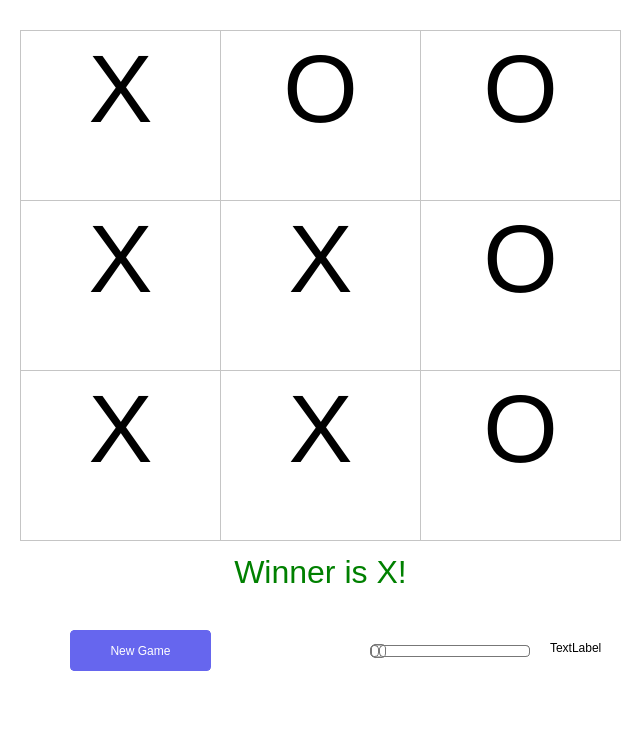
<?xml version="1.0" encoding="UTF-8"?>
<ui version="4.0">
 <class>MainWindow</class>
 <widget class="QMainWindow" name="MainWindow">
  <property name="enabled">
   <bool>true</bool>
  </property>
  <property name="geometry">
   <rect>
    <x>0</x>
    <y>0</y>
    <width>642</width>
    <height>742</height>
   </rect>
  </property>
  <property name="minimumSize">
   <size>
    <width>642</width>
    <height>742</height>
   </size>
  </property>
  <property name="maximumSize">
   <size>
    <width>642</width>
    <height>742</height>
   </size>
  </property>
  <property name="mouseTracking">
   <bool>false</bool>
  </property>
  <property name="windowTitle">
   <string>MainWindow</string>
  </property>
  <property name="autoFillBackground">
   <bool>false</bool>
  </property>
  <property name="styleSheet">
   <string notr="true">background:white;</string>
  </property>
  <widget class="QWidget" name="centralwidget">
   <widget class="QPushButton" name="pushButton">
    <property name="geometry">
     <rect>
      <x>70</x>
      <y>630</y>
      <width>141</width>
      <height>41</height>
     </rect>
    </property>
    <property name="minimumSize">
     <size>
      <width>141</width>
      <height>41</height>
     </size>
    </property>
    <property name="maximumSize">
     <size>
      <width>141</width>
      <height>41</height>
     </size>
    </property>
    <property name="styleSheet">
     <string notr="true">    font-weight: 400;
    text-align: center;
    white-space: nowrap;
    vertical-align: middle;
    border: 1px solid transparent;
    padding: 6px 12px;
    font-size: 1rem;
    line-height: 1.5;
    border-radius: 4px;
    transition: color .15s ease-in-out,background-color .15s ease-in-out,border-color .15s ease-in-out,box-shadow .15s ease-in-out;
    color: #fff;
    background-color: #66e;
    border-color: #66e;
</string>
    </property>
    <property name="text">
     <string>New Game</string>
    </property>
   </widget>
   <widget class="QTextBrowser" name="textBrowser">
    <property name="geometry">
     <rect>
      <x>20</x>
      <y>30</y>
      <width>201</width>
      <height>171</height>
     </rect>
    </property>
    <property name="minimumSize">
     <size>
      <width>201</width>
      <height>171</height>
     </size>
    </property>
    <property name="maximumSize">
     <size>
      <width>201</width>
      <height>171</height>
     </size>
    </property>
    <property name="tabletTracking">
     <bool>true</bool>
    </property>
    <property name="html">
     <string>&lt;!DOCTYPE HTML PUBLIC &quot;-//W3C//DTD HTML 4.0//EN&quot; &quot;http://www.w3.org/TR/REC-html40/strict.dtd&quot;&gt;
&lt;html&gt;&lt;head&gt;&lt;meta name=&quot;qrichtext&quot; content=&quot;1&quot; /&gt;&lt;style type=&quot;text/css&quot;&gt;
p, li { white-space: pre-wrap; }
&lt;/style&gt;&lt;/head&gt;&lt;body style=&quot; font-family:'MS Shell Dlg 2'; font-size:7.8pt; font-weight:400; font-style:normal;&quot;&gt;
&lt;p align=&quot;center&quot; style=&quot; margin-top:0px; margin-bottom:0px; margin-left:0px; margin-right:0px; -qt-block-indent:0; text-indent:0px;&quot;&gt;&lt;span style=&quot; font-size:72pt;&quot;&gt;X&lt;/span&gt;&lt;/p&gt;&lt;/body&gt;&lt;/html&gt;</string>
    </property>
   </widget>
   <widget class="QTextBrowser" name="textBrowser_2">
    <property name="geometry">
     <rect>
      <x>220</x>
      <y>30</y>
      <width>201</width>
      <height>171</height>
     </rect>
    </property>
    <property name="minimumSize">
     <size>
      <width>201</width>
      <height>171</height>
     </size>
    </property>
    <property name="maximumSize">
     <size>
      <width>201</width>
      <height>171</height>
     </size>
    </property>
    <property name="html">
     <string>&lt;!DOCTYPE HTML PUBLIC &quot;-//W3C//DTD HTML 4.0//EN&quot; &quot;http://www.w3.org/TR/REC-html40/strict.dtd&quot;&gt;
&lt;html&gt;&lt;head&gt;&lt;meta name=&quot;qrichtext&quot; content=&quot;1&quot; /&gt;&lt;style type=&quot;text/css&quot;&gt;
p, li { white-space: pre-wrap; }
&lt;/style&gt;&lt;/head&gt;&lt;body style=&quot; font-family:'MS Shell Dlg 2'; font-size:7.8pt; font-weight:400; font-style:normal;&quot;&gt;
&lt;p align=&quot;center&quot; style=&quot; margin-top:0px; margin-bottom:0px; margin-left:0px; margin-right:0px; -qt-block-indent:0; text-indent:0px;&quot;&gt;&lt;span style=&quot; font-size:72pt;&quot;&gt;O&lt;/span&gt;&lt;/p&gt;&lt;/body&gt;&lt;/html&gt;</string>
    </property>
   </widget>
   <widget class="QTextBrowser" name="textBrowser_3">
    <property name="geometry">
     <rect>
      <x>420</x>
      <y>30</y>
      <width>201</width>
      <height>171</height>
     </rect>
    </property>
    <property name="minimumSize">
     <size>
      <width>201</width>
      <height>171</height>
     </size>
    </property>
    <property name="maximumSize">
     <size>
      <width>201</width>
      <height>171</height>
     </size>
    </property>
    <property name="html">
     <string>&lt;!DOCTYPE HTML PUBLIC &quot;-//W3C//DTD HTML 4.0//EN&quot; &quot;http://www.w3.org/TR/REC-html40/strict.dtd&quot;&gt;
&lt;html&gt;&lt;head&gt;&lt;meta name=&quot;qrichtext&quot; content=&quot;1&quot; /&gt;&lt;style type=&quot;text/css&quot;&gt;
p, li { white-space: pre-wrap; }
&lt;/style&gt;&lt;/head&gt;&lt;body style=&quot; font-family:'MS Shell Dlg 2'; font-size:7.8pt; font-weight:400; font-style:normal;&quot;&gt;
&lt;p align=&quot;center&quot; style=&quot; margin-top:0px; margin-bottom:0px; margin-left:0px; margin-right:0px; -qt-block-indent:0; text-indent:0px;&quot;&gt;&lt;span style=&quot; font-size:72pt;&quot;&gt;O&lt;/span&gt;&lt;/p&gt;&lt;/body&gt;&lt;/html&gt;</string>
    </property>
   </widget>
   <widget class="QTextBrowser" name="textBrowser_4">
    <property name="geometry">
     <rect>
      <x>220</x>
      <y>200</y>
      <width>201</width>
      <height>171</height>
     </rect>
    </property>
    <property name="minimumSize">
     <size>
      <width>201</width>
      <height>171</height>
     </size>
    </property>
    <property name="maximumSize">
     <size>
      <width>201</width>
      <height>171</height>
     </size>
    </property>
    <property name="html">
     <string>&lt;!DOCTYPE HTML PUBLIC &quot;-//W3C//DTD HTML 4.0//EN&quot; &quot;http://www.w3.org/TR/REC-html40/strict.dtd&quot;&gt;
&lt;html&gt;&lt;head&gt;&lt;meta name=&quot;qrichtext&quot; content=&quot;1&quot; /&gt;&lt;style type=&quot;text/css&quot;&gt;
p, li { white-space: pre-wrap; }
&lt;/style&gt;&lt;/head&gt;&lt;body style=&quot; font-family:'MS Shell Dlg 2'; font-size:7.8pt; font-weight:400; font-style:normal;&quot;&gt;
&lt;p align=&quot;center&quot; style=&quot; margin-top:0px; margin-bottom:0px; margin-left:0px; margin-right:0px; -qt-block-indent:0; text-indent:0px;&quot;&gt;&lt;span style=&quot; font-size:72pt;&quot;&gt;X&lt;/span&gt;&lt;/p&gt;&lt;/body&gt;&lt;/html&gt;</string>
    </property>
   </widget>
   <widget class="QTextBrowser" name="textBrowser_5">
    <property name="geometry">
     <rect>
      <x>20</x>
      <y>200</y>
      <width>201</width>
      <height>171</height>
     </rect>
    </property>
    <property name="minimumSize">
     <size>
      <width>201</width>
      <height>171</height>
     </size>
    </property>
    <property name="maximumSize">
     <size>
      <width>201</width>
      <height>171</height>
     </size>
    </property>
    <property name="html">
     <string>&lt;!DOCTYPE HTML PUBLIC &quot;-//W3C//DTD HTML 4.0//EN&quot; &quot;http://www.w3.org/TR/REC-html40/strict.dtd&quot;&gt;
&lt;html&gt;&lt;head&gt;&lt;meta name=&quot;qrichtext&quot; content=&quot;1&quot; /&gt;&lt;style type=&quot;text/css&quot;&gt;
p, li { white-space: pre-wrap; }
&lt;/style&gt;&lt;/head&gt;&lt;body style=&quot; font-family:'MS Shell Dlg 2'; font-size:7.8pt; font-weight:400; font-style:normal;&quot;&gt;
&lt;p align=&quot;center&quot; style=&quot; margin-top:0px; margin-bottom:0px; margin-left:0px; margin-right:0px; -qt-block-indent:0; text-indent:0px;&quot;&gt;&lt;span style=&quot; font-size:72pt;&quot;&gt;X&lt;/span&gt;&lt;/p&gt;&lt;/body&gt;&lt;/html&gt;</string>
    </property>
   </widget>
   <widget class="QTextBrowser" name="textBrowser_6">
    <property name="geometry">
     <rect>
      <x>20</x>
      <y>370</y>
      <width>201</width>
      <height>171</height>
     </rect>
    </property>
    <property name="minimumSize">
     <size>
      <width>201</width>
      <height>171</height>
     </size>
    </property>
    <property name="maximumSize">
     <size>
      <width>201</width>
      <height>171</height>
     </size>
    </property>
    <property name="html">
     <string>&lt;!DOCTYPE HTML PUBLIC &quot;-//W3C//DTD HTML 4.0//EN&quot; &quot;http://www.w3.org/TR/REC-html40/strict.dtd&quot;&gt;
&lt;html&gt;&lt;head&gt;&lt;meta name=&quot;qrichtext&quot; content=&quot;1&quot; /&gt;&lt;style type=&quot;text/css&quot;&gt;
p, li { white-space: pre-wrap; }
&lt;/style&gt;&lt;/head&gt;&lt;body style=&quot; font-family:'MS Shell Dlg 2'; font-size:7.8pt; font-weight:400; font-style:normal;&quot;&gt;
&lt;p align=&quot;center&quot; style=&quot; margin-top:0px; margin-bottom:0px; margin-left:0px; margin-right:0px; -qt-block-indent:0; text-indent:0px;&quot;&gt;&lt;span style=&quot; font-size:72pt;&quot;&gt;X&lt;/span&gt;&lt;/p&gt;&lt;/body&gt;&lt;/html&gt;</string>
    </property>
   </widget>
   <widget class="QTextBrowser" name="textBrowser_7">
    <property name="geometry">
     <rect>
      <x>420</x>
      <y>370</y>
      <width>201</width>
      <height>171</height>
     </rect>
    </property>
    <property name="minimumSize">
     <size>
      <width>201</width>
      <height>171</height>
     </size>
    </property>
    <property name="maximumSize">
     <size>
      <width>201</width>
      <height>171</height>
     </size>
    </property>
    <property name="html">
     <string>&lt;!DOCTYPE HTML PUBLIC &quot;-//W3C//DTD HTML 4.0//EN&quot; &quot;http://www.w3.org/TR/REC-html40/strict.dtd&quot;&gt;
&lt;html&gt;&lt;head&gt;&lt;meta name=&quot;qrichtext&quot; content=&quot;1&quot; /&gt;&lt;style type=&quot;text/css&quot;&gt;
p, li { white-space: pre-wrap; }
&lt;/style&gt;&lt;/head&gt;&lt;body style=&quot; font-family:'MS Shell Dlg 2'; font-size:7.8pt; font-weight:400; font-style:normal;&quot;&gt;
&lt;p align=&quot;center&quot; style=&quot; margin-top:0px; margin-bottom:0px; margin-left:0px; margin-right:0px; -qt-block-indent:0; text-indent:0px;&quot;&gt;&lt;span style=&quot; font-size:72pt;&quot;&gt;O&lt;/span&gt;&lt;/p&gt;&lt;/body&gt;&lt;/html&gt;</string>
    </property>
   </widget>
   <widget class="QTextBrowser" name="textBrowser_8">
    <property name="geometry">
     <rect>
      <x>220</x>
      <y>370</y>
      <width>201</width>
      <height>171</height>
     </rect>
    </property>
    <property name="minimumSize">
     <size>
      <width>201</width>
      <height>171</height>
     </size>
    </property>
    <property name="maximumSize">
     <size>
      <width>201</width>
      <height>171</height>
     </size>
    </property>
    <property name="html">
     <string>&lt;!DOCTYPE HTML PUBLIC &quot;-//W3C//DTD HTML 4.0//EN&quot; &quot;http://www.w3.org/TR/REC-html40/strict.dtd&quot;&gt;
&lt;html&gt;&lt;head&gt;&lt;meta name=&quot;qrichtext&quot; content=&quot;1&quot; /&gt;&lt;style type=&quot;text/css&quot;&gt;
p, li { white-space: pre-wrap; }
&lt;/style&gt;&lt;/head&gt;&lt;body style=&quot; font-family:'MS Shell Dlg 2'; font-size:7.8pt; font-weight:400; font-style:normal;&quot;&gt;
&lt;p align=&quot;center&quot; style=&quot; margin-top:0px; margin-bottom:0px; margin-left:0px; margin-right:0px; -qt-block-indent:0; text-indent:0px;&quot;&gt;&lt;span style=&quot; font-size:72pt;&quot;&gt;X&lt;/span&gt;&lt;/p&gt;&lt;/body&gt;&lt;/html&gt;</string>
    </property>
   </widget>
   <widget class="QTextBrowser" name="textBrowser_9">
    <property name="geometry">
     <rect>
      <x>420</x>
      <y>200</y>
      <width>201</width>
      <height>171</height>
     </rect>
    </property>
    <property name="minimumSize">
     <size>
      <width>201</width>
      <height>171</height>
     </size>
    </property>
    <property name="maximumSize">
     <size>
      <width>201</width>
      <height>171</height>
     </size>
    </property>
    <property name="html">
     <string>&lt;!DOCTYPE HTML PUBLIC &quot;-//W3C//DTD HTML 4.0//EN&quot; &quot;http://www.w3.org/TR/REC-html40/strict.dtd&quot;&gt;
&lt;html&gt;&lt;head&gt;&lt;meta name=&quot;qrichtext&quot; content=&quot;1&quot; /&gt;&lt;style type=&quot;text/css&quot;&gt;
p, li { white-space: pre-wrap; }
&lt;/style&gt;&lt;/head&gt;&lt;body style=&quot; font-family:'MS Shell Dlg 2'; font-size:7.8pt; font-weight:400; font-style:normal;&quot;&gt;
&lt;p align=&quot;center&quot; style=&quot; margin-top:0px; margin-bottom:0px; margin-left:0px; margin-right:0px; -qt-block-indent:0; text-indent:0px;&quot;&gt;&lt;span style=&quot; font-size:72pt;&quot;&gt;O&lt;/span&gt;&lt;/p&gt;&lt;/body&gt;&lt;/html&gt;</string>
    </property>
   </widget>
   <widget class="QTextBrowser" name="textBrowser_10">
    <property name="geometry">
     <rect>
      <x>20</x>
      <y>550</y>
      <width>601</width>
      <height>61</height>
     </rect>
    </property>
    <property name="minimumSize">
     <size>
      <width>601</width>
      <height>61</height>
     </size>
    </property>
    <property name="maximumSize">
     <size>
      <width>601</width>
      <height>61</height>
     </size>
    </property>
    <property name="styleSheet">
     <string notr="true">border: 0;
color: Green;</string>
    </property>
    <property name="html">
     <string>&lt;!DOCTYPE HTML PUBLIC &quot;-//W3C//DTD HTML 4.0//EN&quot; &quot;http://www.w3.org/TR/REC-html40/strict.dtd&quot;&gt;
&lt;html&gt;&lt;head&gt;&lt;meta name=&quot;qrichtext&quot; content=&quot;1&quot; /&gt;&lt;style type=&quot;text/css&quot;&gt;
p, li { white-space: pre-wrap; }
&lt;/style&gt;&lt;/head&gt;&lt;body style=&quot; font-family:'MS Shell Dlg 2'; font-size:7.8pt; font-weight:400; font-style:normal;&quot;&gt;
&lt;p align=&quot;center&quot; style=&quot; margin-top:0px; margin-bottom:0px; margin-left:0px; margin-right:0px; -qt-block-indent:0; text-indent:0px;&quot;&gt;&lt;span style=&quot; font-size:24pt;&quot;&gt;Winner is X!&lt;/span&gt;&lt;/p&gt;&lt;/body&gt;&lt;/html&gt;</string>
    </property>
   </widget>
   <widget class="QSlider" name="horizontalSlider">
    <property name="geometry">
     <rect>
      <x>370</x>
      <y>640</y>
      <width>160</width>
      <height>22</height>
     </rect>
    </property>
    <property name="styleSheet">
     <string notr="true">QSlider::groove:horizontal {
border: 1px solid #bbb;
background: white;
height: 10px;
border-radius: 4px;
}

QSlider::sub-page:horizontal {
background: qlineargradient(x1: 0, y1: 0,    x2: 0, y2: 1,
    stop: 0 #66e, stop: 1 #bbf);
background: qlineargradient(x1: 0, y1: 0.2, x2: 1, y2: 1,
    stop: 0 #bbf, stop: 1 #55f);
border: 1px solid #777;
height: 10px;
border-radius: 4px;
}

QSlider::add-page:horizontal {
background: #fff;
border: 1px solid #777;
height: 10px;
border-radius: 4px;
}

QSlider::handle:horizontal {
background: qlineargradient(x1:0, y1:0, x2:1, y2:1,
    stop:0 #eee, stop:1 #ccc);
border: 1px solid #777;
width: 13px;
margin-top: -2px;
margin-bottom: -2px;
border-radius: 4px;
}

QSlider::handle:horizontal:hover {
background: qlineargradient(x1:0, y1:0, x2:1, y2:1,
    stop:0 #fff, stop:1 #ddd);
border: 1px solid #444;
border-radius: 4px;
}

QSlider::sub-page:horizontal:disabled {
background: #bbb;
border-color: #999;
}

QSlider::add-page:horizontal:disabled {
background: #eee;
border-color: #999;
}

QSlider::handle:horizontal:disabled {
background: #eee;
border: 1px solid #aaa;
border-radius: 4px;
}</string>
    </property>
    <property name="minimum">
     <number>1</number>
    </property>
    <property name="maximum">
     <number>3</number>
    </property>
    <property name="orientation">
     <enum>Qt::Horizontal</enum>
    </property>
   </widget>
   <widget class="QLabel" name="label">
    <property name="geometry">
     <rect>
      <x>550</x>
      <y>640</y>
      <width>55</width>
      <height>16</height>
     </rect>
    </property>
    <property name="text">
     <string>TextLabel</string>
    </property>
   </widget>
  </widget>
  <widget class="QMenuBar" name="menubar">
   <property name="geometry">
    <rect>
     <x>0</x>
     <y>0</y>
     <width>642</width>
     <height>26</height>
    </rect>
   </property>
  </widget>
  <widget class="QStatusBar" name="statusbar"/>
 </widget>
 <resources/>
 <connections>
  <connection>
   <sender>horizontalSlider</sender>
   <signal>valueChanged(int)</signal>
   <receiver>label</receiver>
   <slot>setNum(int)</slot>
   <hints>
    <hint type="sourcelabel">
     <x>484</x>
     <y>671</y>
    </hint>
    <hint type="destinationlabel">
     <x>575</x>
     <y>677</y>
    </hint>
   </hints>
  </connection>
 </connections>
</ui>
